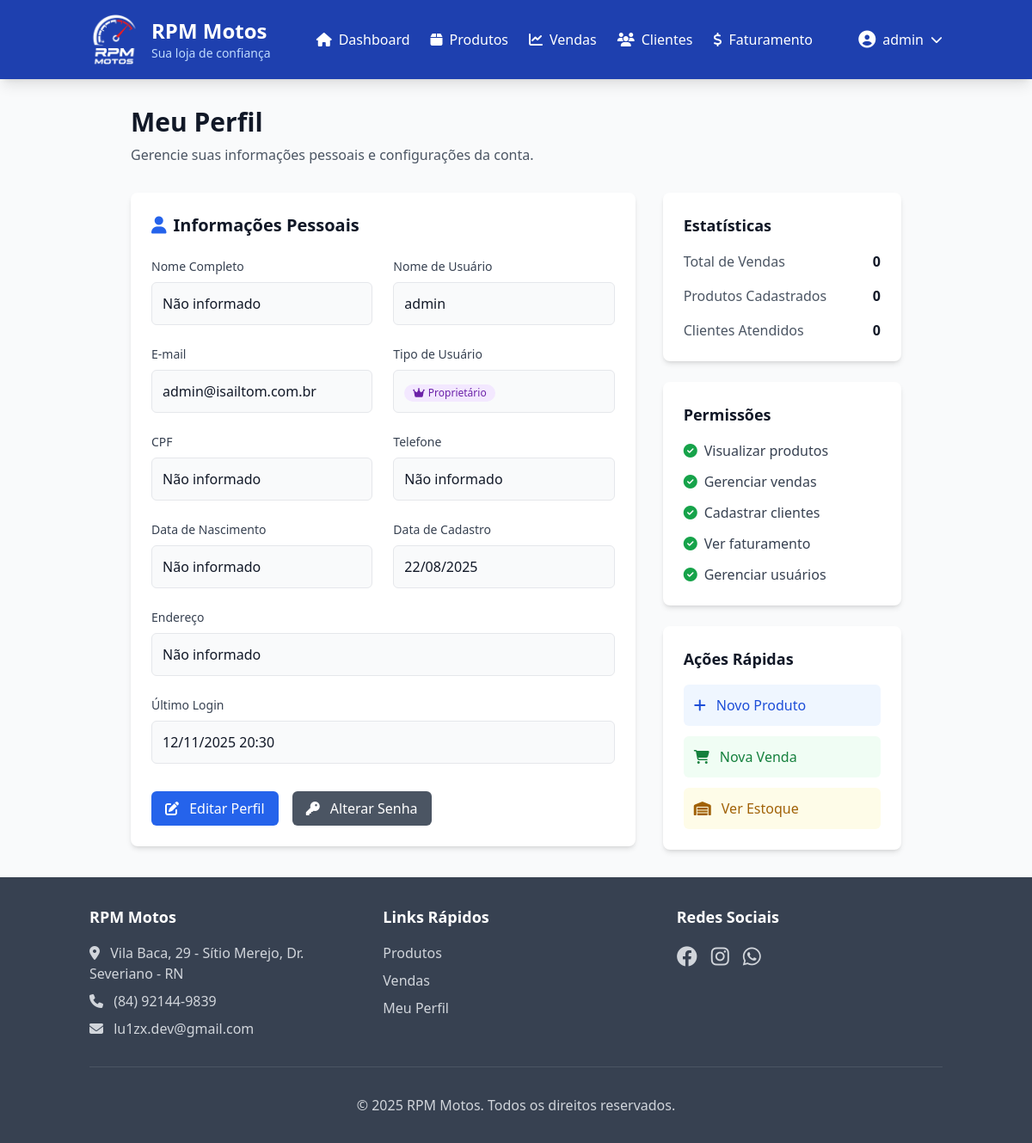
/perfil/ (signed in), run on the app's committed database.
### usuarios/models.py (models this page shows, shortened)
class Usuario(AbstractUser):
    TIPO_CHOICES = [
        ('proprietario', 'Proprietário'),
        ('vendedor', 'Vendedor'),
        ('gerente', 'Gerente'),
    ]
    tipo_usuario = models.CharField(
        max_length=20,
        choices=TIPO_CHOICES,
        default='vendedor',
        verbose_name=_('Tipo de Usuário')
    )
    telefone = models.CharField(max_length=15, blank=True, verbose_name=_('Telefone'))
    endereco = models.TextField(blank=True, verbose_name=_('Endereço'))
    data_nascimento = models.DateField(null=True, blank=True, verbose_name=_('Data de Nascimento'))
    cpf = models.CharField(max_length=14, unique=True, blank=True, null=True, verbose_name=_('CPF'))
    class Meta:
        verbose_name = _('Usuário')
        verbose_name_plural = _('Usuários')
    @property
    def is_proprietario(self):
        return self.tipo_usuario == 'proprietario'

### usuarios/views.py (the view)
# urls.py: path('perfil/', perfil_view, name='perfil'),
@login_required
def perfil_view(request):
    context = {
        'usuario': request.user,
        'titulo': 'Meu Perfil - RPM Motos'
    }
    return render(request, 'usuarios/perfil.html', context)

### templates/usuarios/perfil.html (shortened to what this page needs)
{% extends 'base.html' %}
{% block content %}
<div class="max-w-4xl mx-auto">
    <div class="mb-8">
        <h1 class="text-3xl font-bold text-gray-900 mb-2">Meu Perfil</h1>
        <p class="text-gray-600">
            Gerencie suas informações pessoais e configurações da conta.
        </p>
    </div>
    <div class="grid grid-cols-1 lg:grid-cols-3 gap-8">
        <div class="lg:col-span-2">
            <div class="bg-white rounded-lg shadow-md p-6">
                <h2 class="text-xl font-semibold text-gray-900 mb-6 flex items-center">
                    <i class="fas fa-user mr-2 text-blue-600"></i>
                    Informações Pessoais
                </h2>
                <div class="grid grid-cols-1 md:grid-cols-2 gap-6">
                    <div>
                        <label class="block text-sm font-medium text-gray-700 mb-2">Nome Completo</label>
                        <div class="p-3 bg-gray-50 rounded-md border">
                            <p class="text-gray-900">{{ user.get_full_name|default:"Não informado" }}</p>
                        </div>
                    </div>
                    <div>
                        <label class="block text-sm font-medium text-gray-700 mb-2">Nome de Usuário</label>
                        <div class="p-3 bg-gray-50 rounded-md border">
                            <p class="text-gray-900">{{ user.username }}</p>
                        </div>
                    </div>
                    <div>
                        <label class="block text-sm font-medium text-gray-700 mb-2">E-mail</label>
                        <div class="p-3 bg-gray-50 rounded-md border">
                            <p class="text-gray-900">{{ user.email|default:"Não informado" }}</p>
                        </div>
                    </div>
                    <div>
                        <label class="block text-sm font-medium text-gray-700 mb-2">Tipo de Usuário</label>
                        <div class="p-3 bg-gray-50 rounded-md border">
                            <span class="inline-flex items-center px-2.5 py-0.5 rounded-full text-xs font-medium
                                {% if user.tipo_usuario == 'proprietario' %}bg-purple-100 text-purple-800
                                {% elif user.tipo_usuario == 'gerente' %}bg-blue-100 text-blue-800
                                {% else %}bg-green-100 text-green-800{% endif %}">
                                {% if user.tipo_usuario == 'proprietario' %}
                                    <i class="fas fa-crown mr-1"></i>Proprietário
                                {% elif user.tipo_usuario == 'gerente' %}
                                    <i class="fas fa-user-tie mr-1"></i>Gerente
                                {% else %}
                                    <i class="fas fa-user mr-1"></i>Vendedor
                                {% endif %}
                            </span>
                        </div>
                    </div>
                    <div>
                        <label class="block text-sm font-medium text-gray-700 mb-2">CPF</label>
                        <div class="p-3 bg-gray-50 rounded-md border">
                            <p class="text-gray-900">{{ user.cpf|default:"Não informado" }}</p>
                        </div>
                    </div>
                    <div>
                        <label class="block text-sm font-medium text-gray-700 mb-2">Telefone</label>
                        <div class="p-3 bg-gray-50 rounded-md border">
                            <p class="text-gray-900">{{ user.telefone|default:"Não informado" }}</p>
                        </div>
                    </div>
                    <div>
                        <label class="block text-sm font-medium text-gray-700 mb-2">Data de Nascimento</label>
                        <div class="p-3 bg-gray-50 rounded-md border">
                            <p class="text-gray-900">{{ user.data_nascimento|date:"d/m/Y"|default:"Não informado" }}</p>
                        </div>
                    </div>
                    <div>
                        <label class="block text-sm font-medium text-gray-700 mb-2">Data de Cadastro</label>
                        <div class="p-3 bg-gray-50 rounded-md border">
                            <p class="text-gray-900">{{ user.date_joined|date:"d/m/Y" }}</p>
                        </div>
                    </div>
                </div>
                <div class="mt-6">
                    <label class="block text-sm font-medium text-gray-700 mb-2">Endereço</label>
                    <div class="p-3 bg-gray-50 rounded-md border">
                        <p class="text-gray-900">{{ user.endereco|default:"Não informado" }}</p>
                    </div>
                </div>
                <div class="mt-6">
                    <label class="block text-sm font-medium text-gray-700 mb-2">Último Login</label>
                    <div class="p-3 bg-gray-50 rounded-md border">
                        <p class="text-gray-900">{{ user.last_login|date:"d/m/Y H:i"|default:"Nunca" }}</p>
                    </div>
                </div>
                <div class="mt-8 flex space-x-4">
                    <a href="{% url 'usuarios:editar_perfil' %}" class="px-4 py-2 bg-blue-600 text-white rounded-md hover:bg-blue-700 transition-colors">
                        <i class="fas fa-edit mr-2"></i>
                        Editar Perfil
                    </a>
                    <button class="px-4 py-2 bg-gray-600 text-white rounded-md hover:bg-gray-700 transition-colors">
                        <i class="fas fa-key mr-2"></i>
                        Alterar Senha
                    </button>
                </div>
            </div>
        </div>
        <div class="space-y-6">
            <div class="bg-white rounded-lg shadow-md p-6">
                <h3 class="text-lg font-semibold text-gray-900 mb-4">Estatísticas</h3>
                <div class="space-y-4">
                    <div class="flex items-center justify-between">
                        <span class="text-gray-600">Total de Vendas</span>
                        <span class="font-semibold text-gray-900">{{ total_vendas|default:"0" }}</span>
                    </div>
                    <div class="flex items-center justify-between">
                        <span class="text-gray-600">Produtos Cadastrados</span>
                        <span class="font-semibold text-gray-900">{{ total_produtos|default:"0" }}</span>
                    </div>
                    <div class="flex items-center justify-between">
                        <span class="text-gray-600">Clientes Atendidos</span>
                        <span class="font-semibold text-gray-900">{{ total_clientes|default:"0" }}</span>
                    </div>
                </div>
            </div>
            <div class="bg-white rounded-lg shadow-md p-6">
                <h3 class="text-lg font-semibold text-gray-900 mb-4">Permissões</h3>
                <div class="space-y-3">
                    <div class="flex items-center">
                        <i class="fas fa-check-circle text-green-600 mr-2"></i>
                        <span class="text-gray-700">Visualizar produtos</span>
                    </div>
                    <div class="flex items-center">
                        <i class="fas fa-check-circle text-green-600 mr-2"></i>
                        <span class="text-gray-700">Gerenciar vendas</span>
                    </div>
                    <div class="flex items-center">
                        <i class="fas fa-check-circle text-green-600 mr-2"></i>
                        <span class="text-gray-700">Cadastrar clientes</span>
                    </div>
                    {% if user.is_proprietario %}
                    <div class="flex items-center">
                        <i class="fas fa-check-circle text-green-600 mr-2"></i>
                        <span class="text-gray-700">Ver faturamento</span>
                    </div>
                    <div class="flex items-center">
                        <i class="fas fa-check-circle text-green-600 mr-2"></i>
                        <span class="text-gray-700">Gerenciar usuários</span>
                    </div>
                    {% endif %}
                </div>
            </div>
            <div class="bg-white rounded-lg shadow-md p-6">
                <h3 class="text-lg font-semibold text-gray-900 mb-4">Ações Rápidas</h3>
                <div class="space-y-3">
                    <a href="{% url 'produtos:criar' %}" class="block w-full text-left p-3 bg-blue-50 text-blue-700 rounded-md hover:bg-blue-100 transition-colors">
                        <i class="fas fa-plus mr-2"></i>
                        Novo Produto
                    </a>
                    <a href="{% url 'vendas:criar' %}" class="block w-full text-left p-3 bg-green-50 text-green-700 rounded-md hover:bg-green-100 transition-colors">
                        <i class="fas fa-shopping-cart mr-2"></i>
                        Nova Venda
                    </a>
                    <a href="{% url 'produtos:estoque' %}" class="block w-full text-left p-3 bg-yellow-50 text-yellow-700 rounded-md hover:bg-yellow-100 transition-colors">
                        <i class="fas fa-warehouse mr-2"></i>
                        Ver Estoque
                    </a>
                </div>
            </div>
        </div>
    </div>
</div>
{% endblock %}

### templates/base.html (shortened to what this page needs)
<!DOCTYPE html>
<html lang="pt-BR">
<head>
    {% load static %}
    <script src="https://cdn.tailwindcss.com"></script>
    <link rel="stylesheet" href="https://cdnjs.cloudflare.com/ajax/libs/font-awesome/6.4.0/css/all.min.css">
</head>
<body class="bg-gray-50 min-h-screen">
    <header class="bg-moto-blue text-white shadow-lg">
        <div class="container mx-auto px-4 py-4">
            <div class="flex items-center justify-between">
                <div class="flex items-center space-x-3">
                    <img src="{% static 'img/logo.jpg' %}" alt="RPM Motos" height="60" width="60" >
                    <div>
                        <h1 class="text-2xl font-bold">RPM Motos</h1>
                        <p class="text-sm text-blue-200">Sua loja de confiança</p>
                    </div>
                </div>
                <nav class="hidden md:flex items-center space-x-6">
                    <a href="{% url 'usuarios:dashboard' %}" class="hover:text-blue-200 transition-colors">
                        <i class="fas fa-home mr-2"></i>Dashboard
                    </a>
                    <a href="{% url 'produtos:lista' %}" class="hover:text-blue-200 transition-colors">
                        <i class="fas fa-box mr-2"></i>Produtos
                    </a>
                    <a href="{% url 'vendas:dashboard' %}" class="hover:text-blue-200 transition-colors">
                        <i class="fas fa-chart-line mr-2"></i>Vendas
                    </a>
                    <a href="{% url 'vendas:lista_clientes' %}" class="hover:text-blue-200 transition-colors">
                        <i class="fas fa-users mr-2"></i>Clientes
                    </a>
                    {% if user.is_proprietario %}
                    <a href="{% url 'vendas:faturamento' %}" class="hover:text-blue-200 transition-colors">
                        <i class="fas fa-dollar-sign mr-2"></i>Faturamento
                    </a>
                    {% endif %}
                </nav>
                <div class="flex items-center space-x-4">
                    {% if user.is_authenticated %}
                        <div class="relative group" x-data="{ open: false }">
                            <button @click="open = !open" class="flex items-center space-x-2 hover:text-blue-200 transition-colors">
                                <i class="fas fa-user-circle text-xl"></i>
                                <span>{{ user.get_full_name|default:user.username }}</span>
                                <i class="fas fa-chevron-down text-sm"></i>
                            </button>
                        </div>
                    {% endif %}
                </div>
            </div>
        </div>
    </header>
    <main class="container mx-auto px-4 py-8">
        {% block content %}{% endblock %}
    </main>
    <footer class="bg-moto-gray text-white mt-auto">
        <div class="container mx-auto px-4 py-8">
            <div class="grid grid-cols-1 md:grid-cols-3 gap-8">
                <div>
                    <h3 class="text-lg font-semibold mb-4">RPM Motos</h3>
                    <p class="text-gray-300 mb-2">
                        <i class="fas fa-map-marker-alt mr-2"></i>
                        Vila Baca, 29 - Sítio Merejo, Dr. Severiano - RN
                    </p>
                    <p class="text-gray-300 mb-2">
                        <i class="fas fa-phone mr-2"></i>
                        (84) 92144-9839
                    </p>
                    <p class="text-gray-300">
                        <i class="fas fa-envelope mr-2"></i>
                        lu1zx.dev@gmail.com
                    </p>
                </div>
                <div>
                    <h3 class="text-lg font-semibold mb-4">Links Rápidos</h3>
                    <ul class="space-y-2">
                        <li><a href="{% url 'produtos:lista' %}" class="text-gray-300 hover:text-white transition-colors">Produtos</a></li>
                        <li><a href="{% url 'vendas:dashboard' %}" class="text-gray-300 hover:text-white transition-colors">Vendas</a></li>
                        <li><a href="{% url 'usuarios:perfil' %}" class="text-gray-300 hover:text-white transition-colors">Meu Perfil</a></li>
                    </ul>
                </div>
                <div>
                    <h3 class="text-lg font-semibold mb-4">Redes Sociais</h3>
                    <div class="flex space-x-4">
                        <a target="_blank" href="https://www.facebook.com/" class="text-gray-300 hover:text-white transition-colors">
                            <i class="fab fa-facebook text-2xl"></i>
                        </a>
                        <a target="_blank" href="https://www.instagram.com/lu1z_nt" class="text-gray-300 hover:text-white transition-colors">
                            <i class="fab fa-instagram text-2xl"></i>
                        </a>
                        <a target="_blank" href="https://wa.me/5584921449839?text=Olá, me interessei pelas motos" class="text-gray-300 hover:text-white transition-colors">
                            <i class="fab fa-whatsapp text-2xl"></i>
                        </a>
                    </div>
                </div>
            </div>
            <div class="border-t border-gray-600 mt-8 pt-8 text-center">
                <p class="text-gray-300">
                    &copy; 2025 RPM Motos. Todos os direitos reservados.
                </p>
            </div>
        </div>
    </footer>
</body>
</html>

### data on the page
Usuario: get_full_name "admin", get_full_name "Não informado", username "admin", email "admin@isailtom.com.br", cpf "Não informado", telefone "Não informado", data_nascimento "Não informado", date_joined "22/08/2025", endereco "Não informado", last_login "12/11/2025 20:30"

### other printed values
{{ total_vendas|default:"0" }} "0"
{{ total_produtos|default:"0" }} "0"
{{ total_clientes|default:"0" }} "0"
